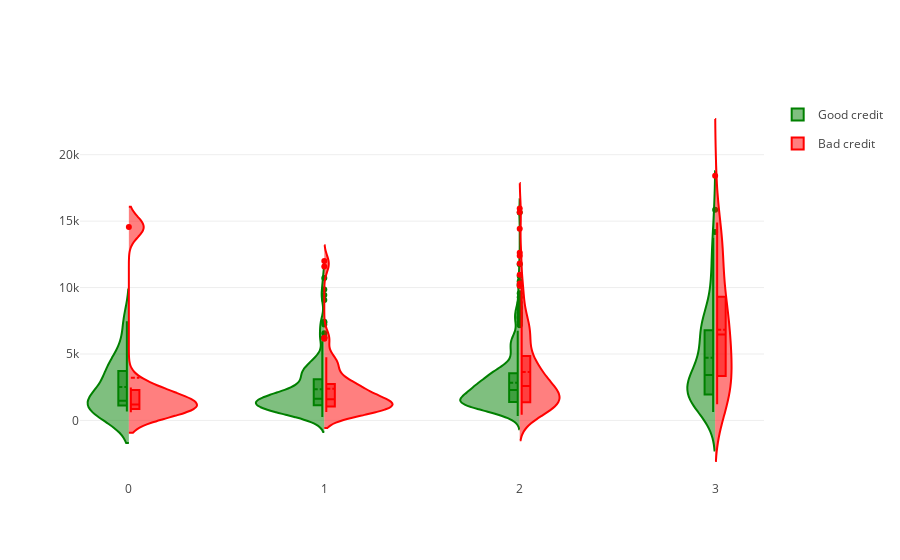

This figure's notebook cell:
### Code cell
fig = {
    "data": [
        {
            "type": 'violin',
            "x": df_good['job'],
            "y": df_good['credit amount'],
            "legendgroup": 'Good credit',
            "scalegroup": 'No',
            "name": 'Good credit',
            "side": 'negative',
            "box": {
                "visible": True
            },
            "meanline": {
                "visible": True
            },
            "line": {
                "color": 'green'
            }
        },
        {
            "type": 'violin',
            "x": df_bad['job'],
            "y": df_bad['credit amount'],
            "legendgroup": 'Bad credit',
            "scalegroup": 'No',
            "name": 'Bad credit',
            "side": 'positive',
            "box": {
                "visible": True
            },
            "meanline": {
                "visible": True
            },
            "line": {
                "color": 'red'
            }
        }
    ],
    "layout" : {
        "yaxis": {
            "zeroline": False,
        },
        "violingap": 0,
        "violinmode": "overlay"
    }
}


py.iplot(fig, filename = 'violin/split', validate = False)

### Figure 1 — Plotly figure (JSON) as saved in the notebook; plotly's stock layout.template omitted (floating-point values rounded to 4 significant figures; data arrays with more than 128 entries replaced by an {"elided": "..."} marker saying what was removed)
{"data": [{"box": {"visible": true}, "legendgroup": "Good credit", "line": {"color": "green"}, "meanline": {"visible": true}, "name": "Good credit", "scalegroup": "No", "side": "negative", "type": "violin", "x": {"elided": "700 int values"}, "y": {"elided": "700 int values"}}, {"box": {"visible": true}, "legendgroup": "Bad credit", "line": {"color": "red"}, "meanline": {"visible": true}, "name": "Bad credit", "scalegroup": "No", "side": "positive", "type": "violin", "x": {"elided": "300 int values"}, "y": {"elided": "300 int values"}}], "layout": {"violingap": 0, "violinmode": "overlay", "yaxis": {"zeroline": false}}}
